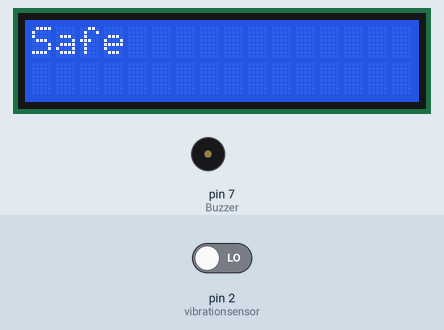
A sketch run on a simulated Arduino Uno, built with avr-gcc and run on an emulated ATmega328P. Shown: 16×2 character LCD, buzzer (waves = sounding, pin HIGH). The inputs (shaded band) are chosen by the test bench; at power-on: pin 2 (vibrationsensor) LOW. What the sketch prints to the serial monitor is not drawn.

Above: at 1.6 s.
1.7 s: pin 2 (vibrationsensor) driven HIGH
At 2.8 s:
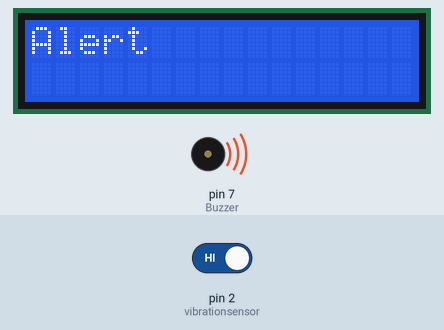
5.5 s: pin 2 (vibrationsensor) driven LOW
At 6.8 s:
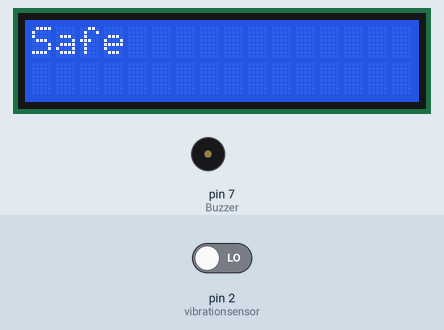
Timing chart, 0 to 8.5 s (numbered marks = the images above; inputs shaded):
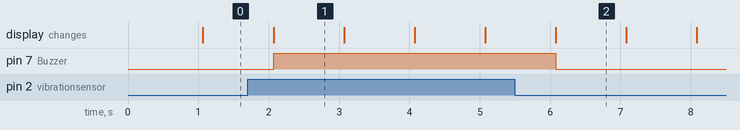

The sketch:

code.ino
```cpp
#include<LiquidCrystal.h>
const int rs=13,en=12,d4=11,d5=10,d6=9,d7=8;
LiquidCrystal lcd(rs,en,d4,d5,d6,d7);
void setup()
{
  lcd.begin(16,2);
  Serial.begin(9600);
  pinMode(2,INPUT); //vibrationsensor
  pinMode(7,OUTPUT); //Buzzer
}
void loop()
{
  int val=digitalRead(2);
  if(val==HIGH)
  {
    lcd.print("Alert");
    Serial.println("Alert");
    digitalWrite(7,HIGH);
    delay(1000);
    lcd.clear();
  }
  else
  {
    lcd.print("Safe");
    Serial.println("Safe");
    digitalWrite(7,LOW);
    delay(1000);
    lcd.clear();
  }
}
```

Measured:
- after the input at 1.7 s, pin 7 (Buzzer): LOW → HIGH after 0.37 s; the display: first differs from a run without the input after 0.37 s (image 1)
- after the input at 5.5 s, pin 7 (Buzzer): HIGH → LOW after 0.58 s; the display: first differs from a run without the input after 0.58 s (image 2)
- what the display in image 1 shows lasts 1.0 s, from 2.1 s to 3.1 s
